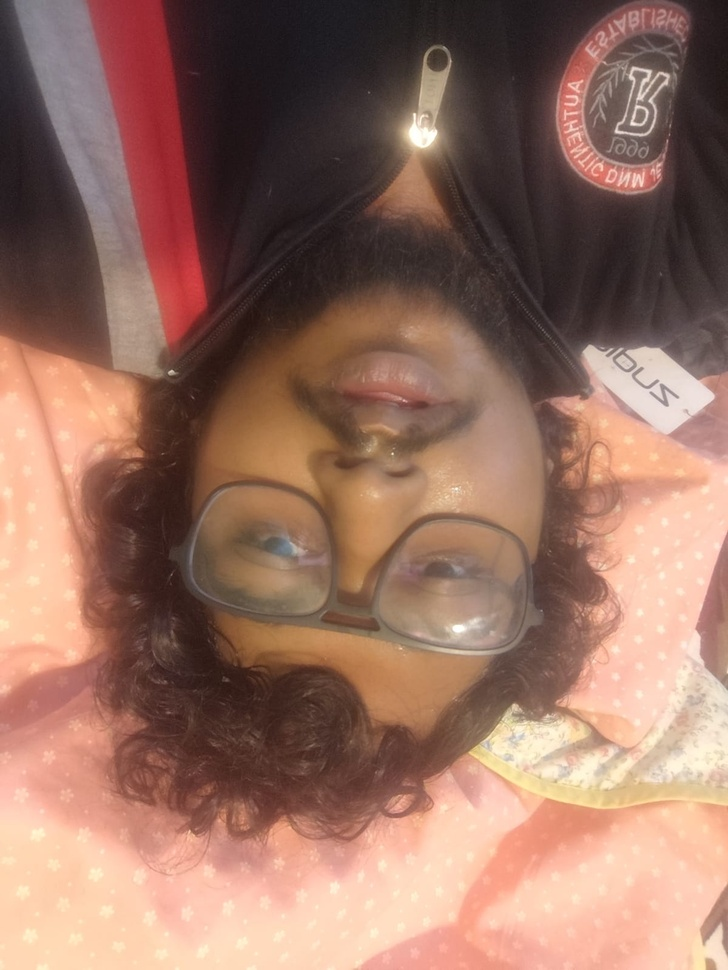
#> input picture database/Anish/pic1.jpeg, 728 x 970 px, shrunk from 1200 x 1599 before the run
$ python -i image_quality.py   (imports and definitions only)   (older library calls are emulated)
#> lines starting #> are read from the running program, lines starting #| are printed output that depends on the picture
import cv2
import numpy as np

# [76 lines left out: functions assess_image_quality, is_face_quality_acceptable, not called in this run]


def enhance_face_image(img):
    """
    Apply quality enhancements to face image.

    Args:
        img: Face image in RGB

    Returns:
        Enhanced image
    """
    # Convert to LAB for better enhancement
    lab = cv2.cvtColor(img, cv2.COLOR_RGB2LAB)
#> lab: shape (970, 728, 3); mean of channels 0, 1, 2 127.1, 141, 141.9
    l, a, b = cv2.split(lab)
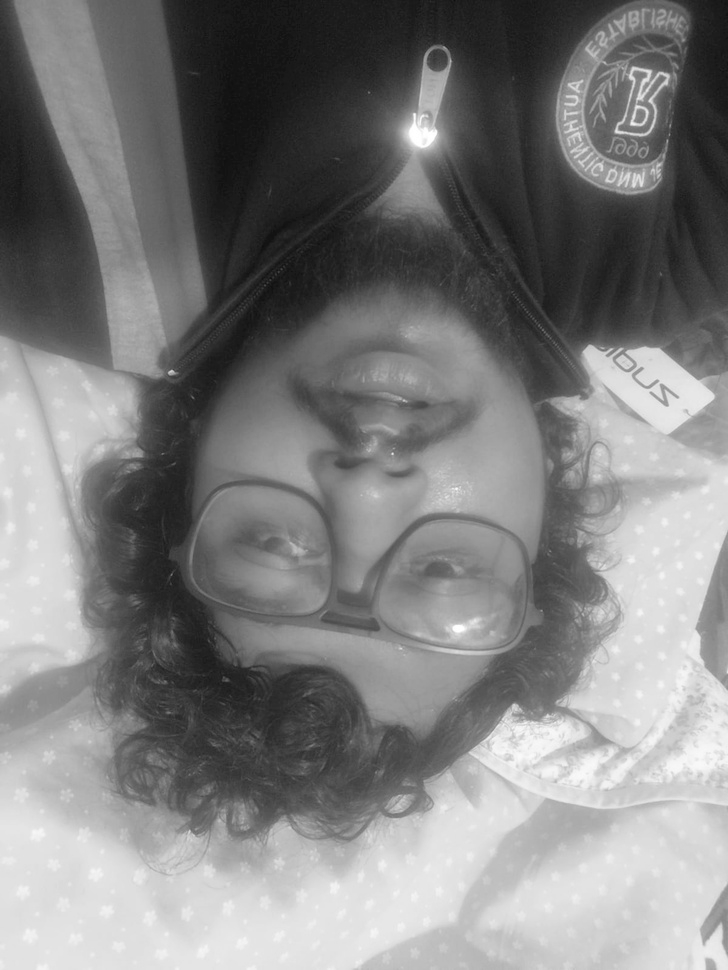
#> l: shape (970, 728); min 14, max 255, mean 127.1
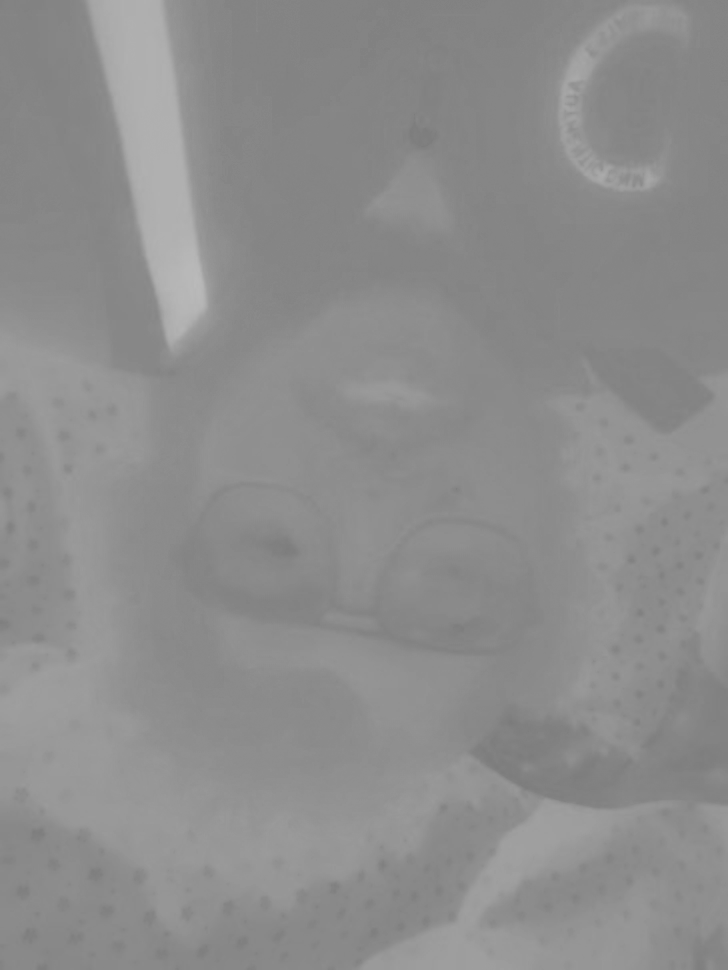
#> a: shape (970, 728); min 123, max 186, mean 141
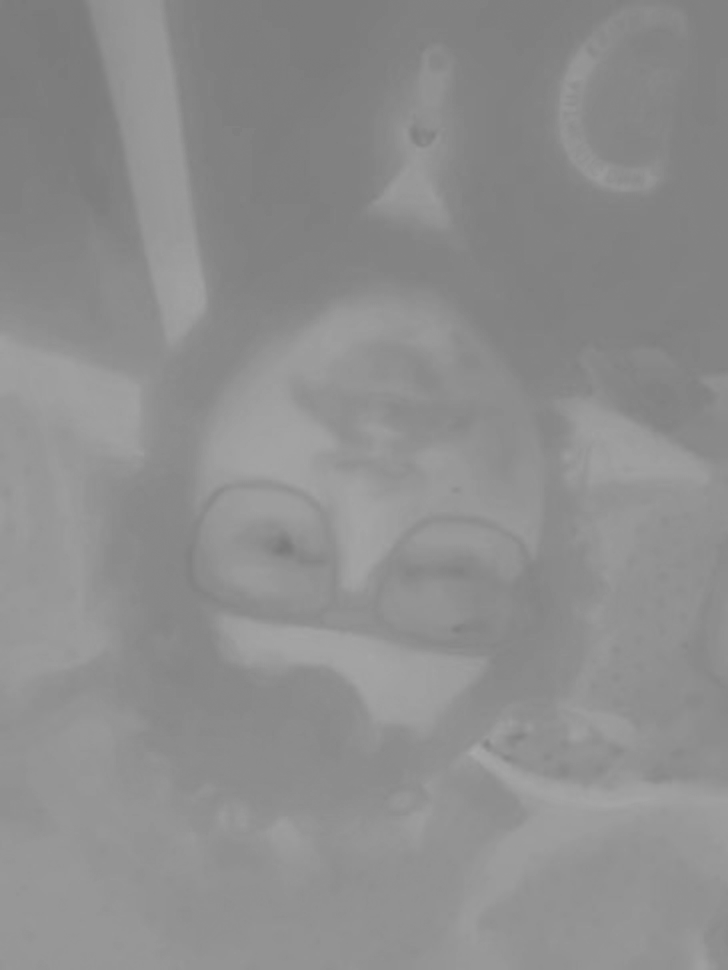
#> b: shape (970, 728); min 121, max 169, mean 141.9

    # 1. CLAHE on L channel (already applied, but ensure it's there)
    clahe = cv2.createCLAHE(clipLimit=2.5, tileGridSize=(8,8))
    l_enhanced = clahe.apply(l)
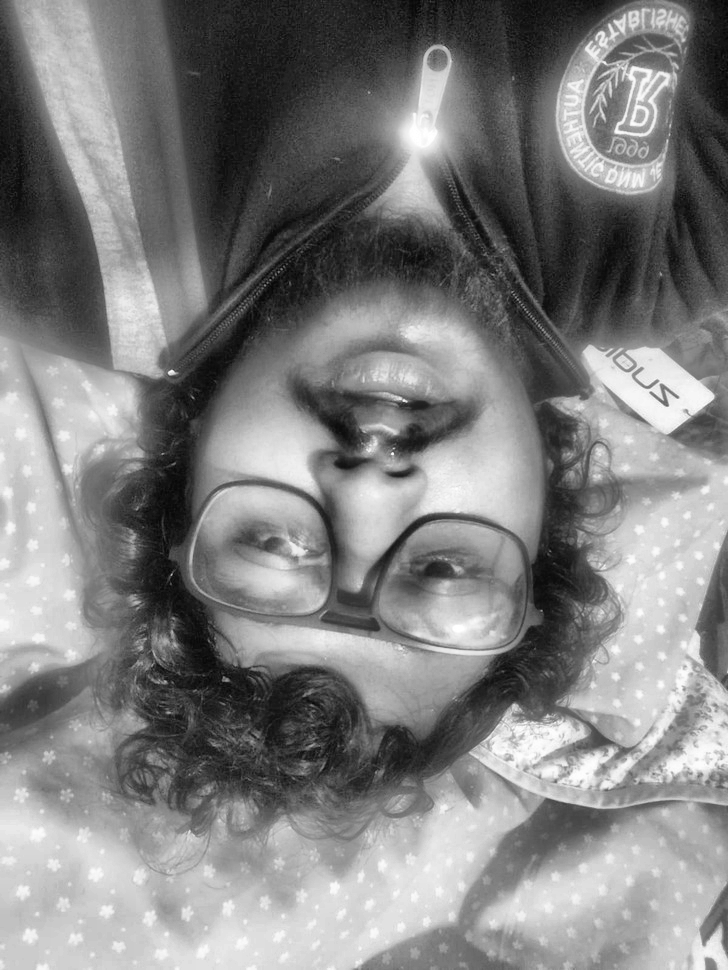
#> l_enhanced: shape (970, 728); min 5, max 255, mean 127.7

    # 2. Mild sharpening
    kernel = np.array([[-0.5, -0.5, -0.5],
                       [-0.5,  5.0, -0.5],
                       [-0.5, -0.5, -0.5]])
    l_sharpened = cv2.filter2D(l_enhanced, -1, kernel)

    # Blend 70% enhanced, 30% sharpened
    l_final = cv2.addWeighted(l_enhanced, 0.7, l_sharpened, 0.3, 0)

    # 3. Merge back and convert to RGB
    lab_enhanced = cv2.merge((l_final, a, b))
#> lab_enhanced: shape (970, 728, 3); mean of channels 0, 1, 2 127.7, 141, 141.9
    rgb_enhanced = cv2.cvtColor(lab_enhanced, cv2.COLOR_LAB2RGB)
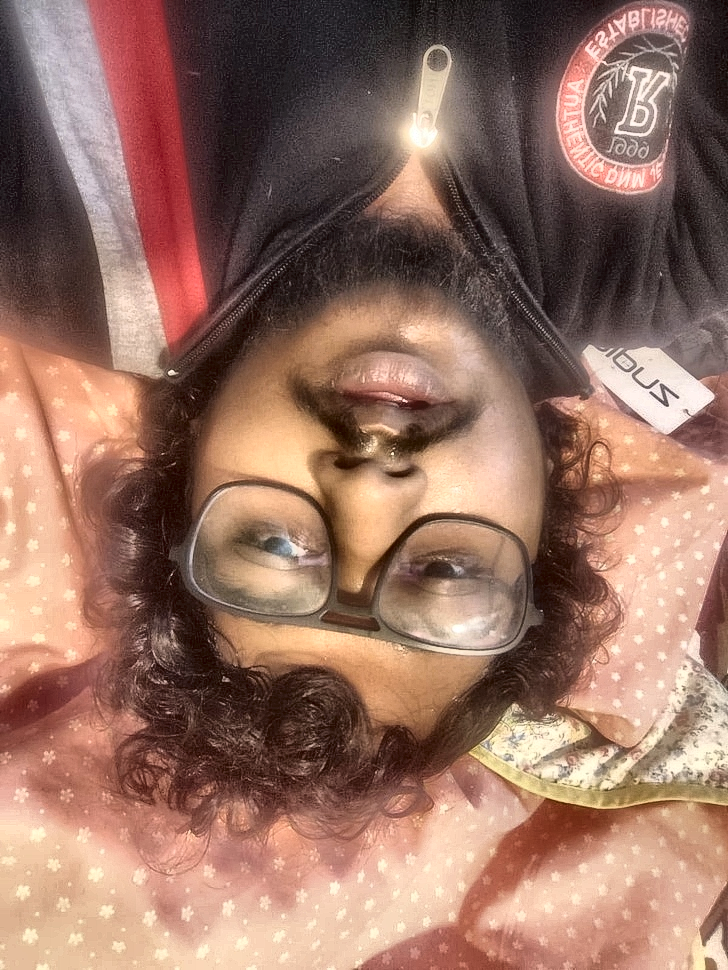
#> rgb_enhanced: shape (970, 728, 3); mean R, G, B 150.8, 113.5, 98.6

    # 4. Ensure uint8 range
    rgb_enhanced = np.clip(rgb_enhanced, 0, 255).astype(np.uint8)

    return rgb_enhanced

>>> import cv2
>>> picture = cv2.cvtColor(cv2.imread('../../database/Anish/pic1.jpeg'), cv2.COLOR_BGR2RGB)
>>> result = enhance_face_image(picture)

$ run again, on database/Anish/pic10.jpeg
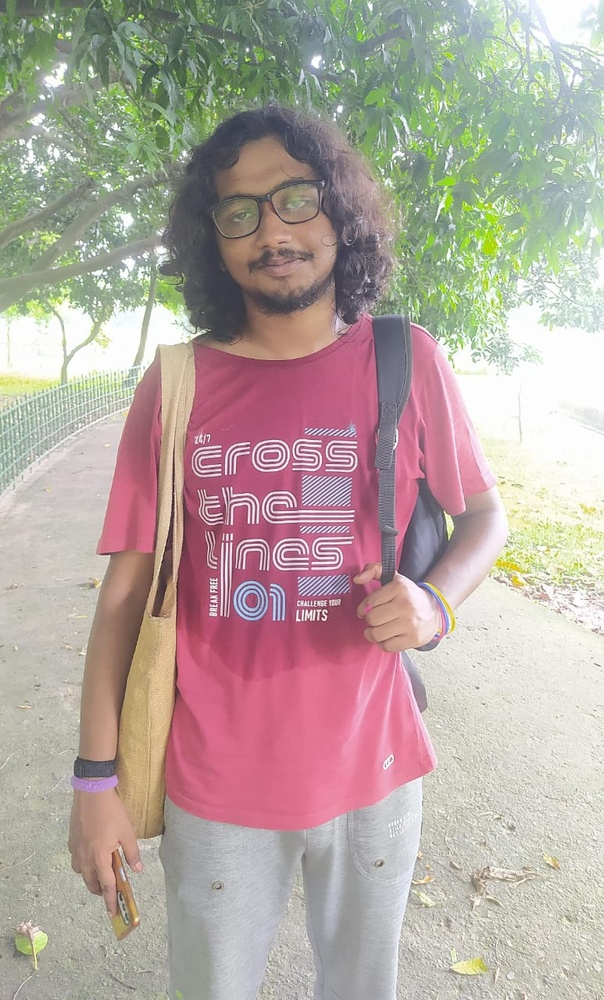
#> input picture database/Anish/pic10.jpeg, 604 x 1000 px, shrunk from 773 x 1280 before the run
#> lab: shape (1000, 604, 3); mean of channels 0, 1, 2 176.5, 132.5, 133.9
#> in enhance_face_image, `l_sharpened = cv2.filter2D(l_enhanced, -1, kernel)`:
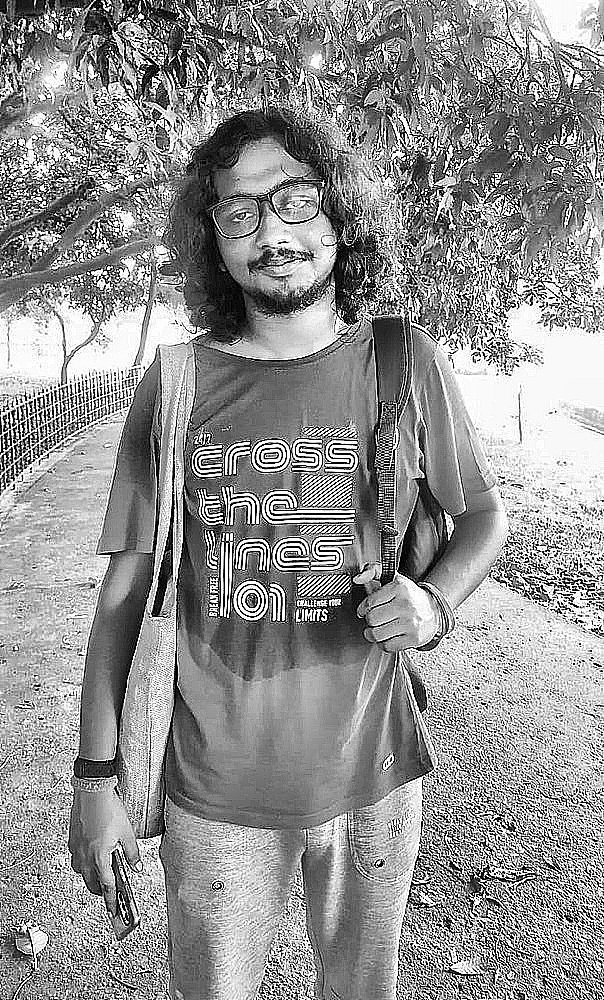
#> l_sharpened: shape (1000, 604); min 0, max 255, mean 146.3
#> lab_enhanced: shape (1000, 604, 3); mean of channels 0, 1, 2 149.8, 132.5, 133.9
#> in enhance_face_image, `rgb_enhanced = cv2.cvtColor(lab_enhanced, cv2.COLOR_LAB2RGB)`:
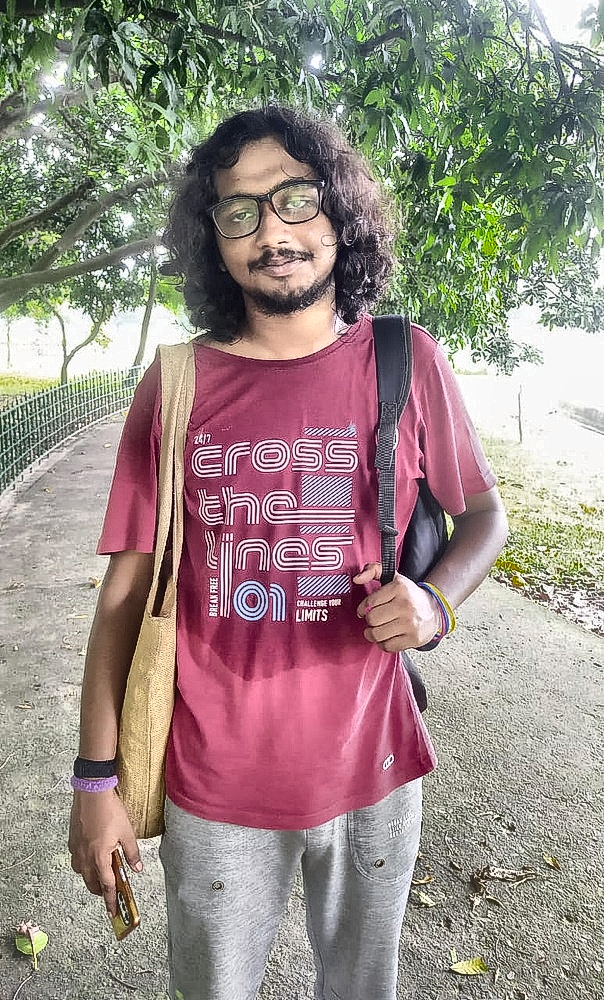
#> rgb_enhanced: shape (1000, 604, 3); mean R, G, B 153.4, 139.7, 133.7

$ run again, on database/Anish/pic11.jpeg
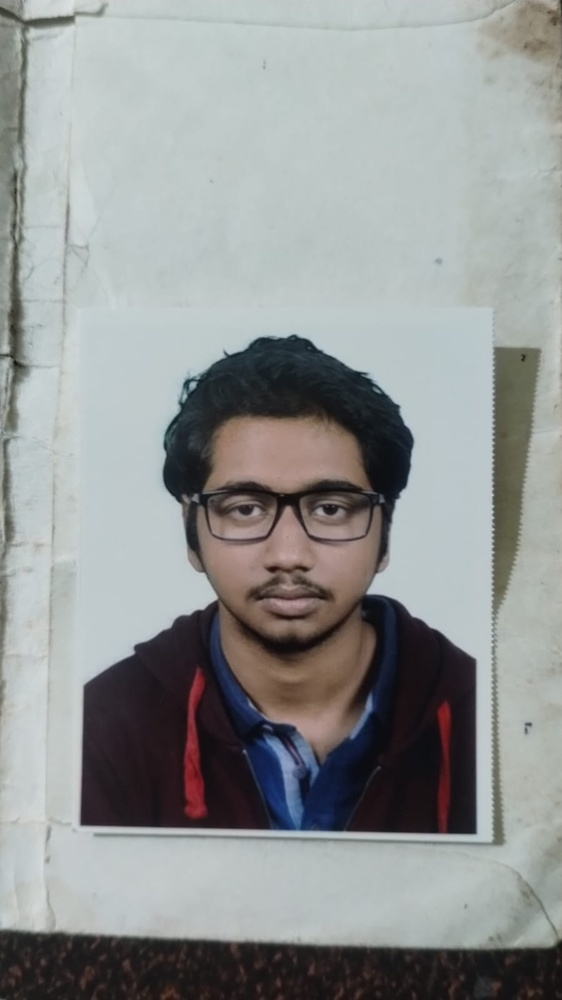
#> input picture database/Anish/pic11.jpeg, 562 x 1000 px, shrunk from 900 x 1600 before the run
#> lab: shape (1000, 562, 3); mean of channels 0, 1, 2 152.7, 127.2, 127.9
#> in enhance_face_image, `l, a, b = cv2.split(lab)`:
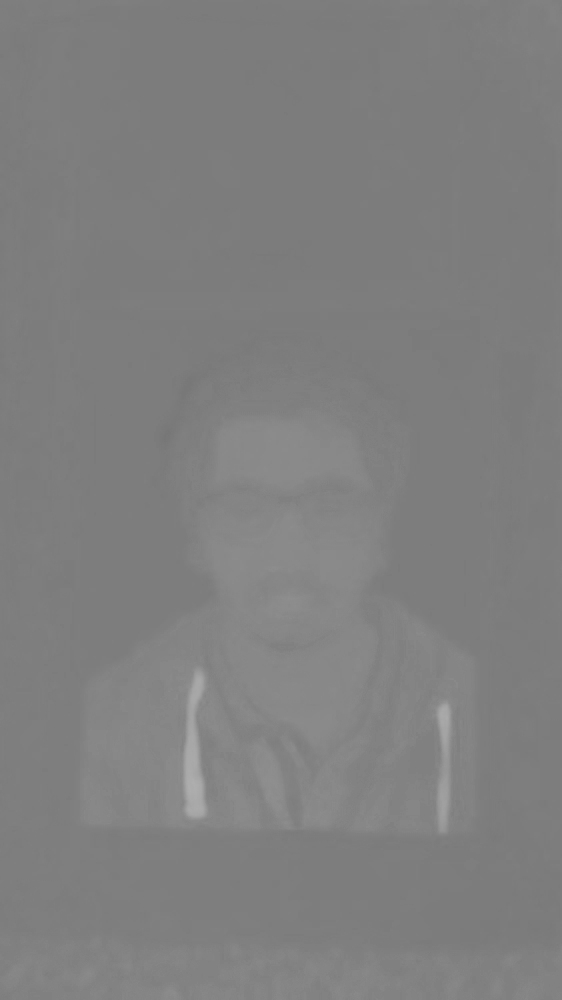
#> a: shape (1000, 562); min 118, max 174, mean 127.2
#> lab_enhanced: shape (1000, 562, 3); mean of channels 0, 1, 2 157.7, 127.2, 127.9
#> in enhance_face_image, `rgb_enhanced = cv2.cvtColor(lab_enhanced, cv2.COLOR_LAB2RGB)`:
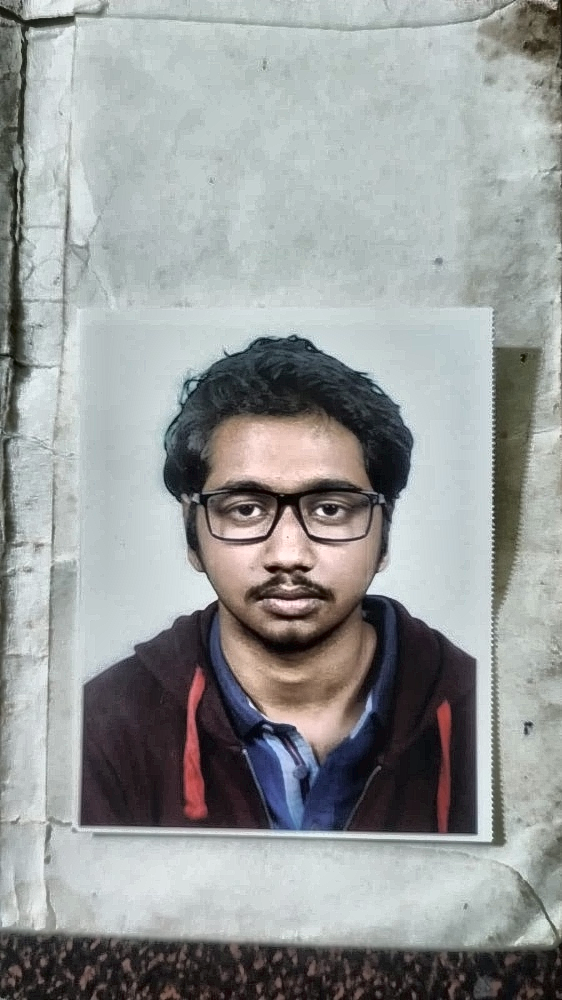
#> rgb_enhanced: shape (1000, 562, 3); mean R, G, B 150.3, 153.3, 152.8

$ run again, on database/Anish/pic12.jpeg
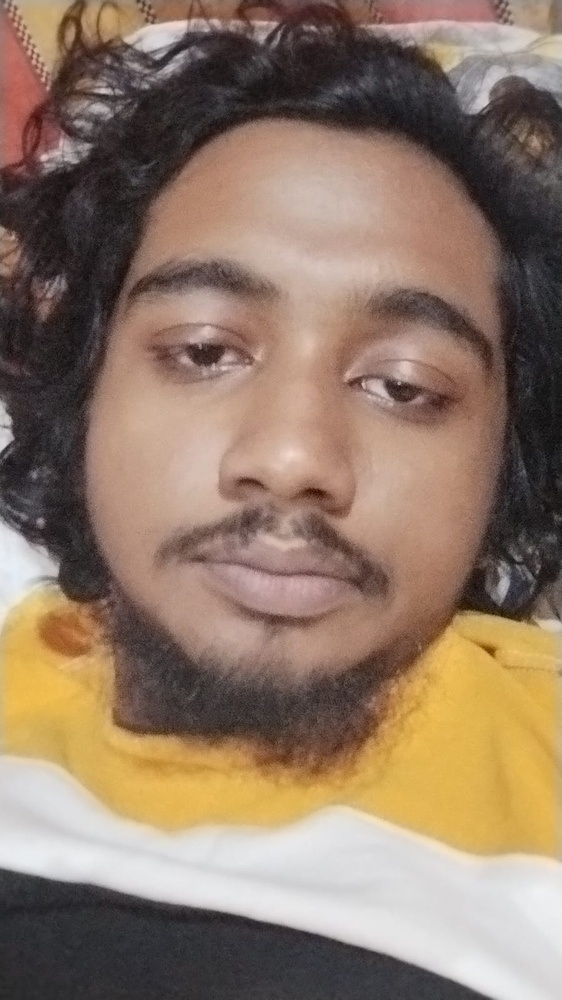
#> input picture database/Anish/pic12.jpeg, 562 x 1000 px, shrunk from 899 x 1599 before the run
#> lab: shape (1000, 562, 3); mean of channels 0, 1, 2 131, 134.6, 140.3
#> in enhance_face_image, `l_sharpened = cv2.filter2D(l_enhanced, -1, kernel)`:
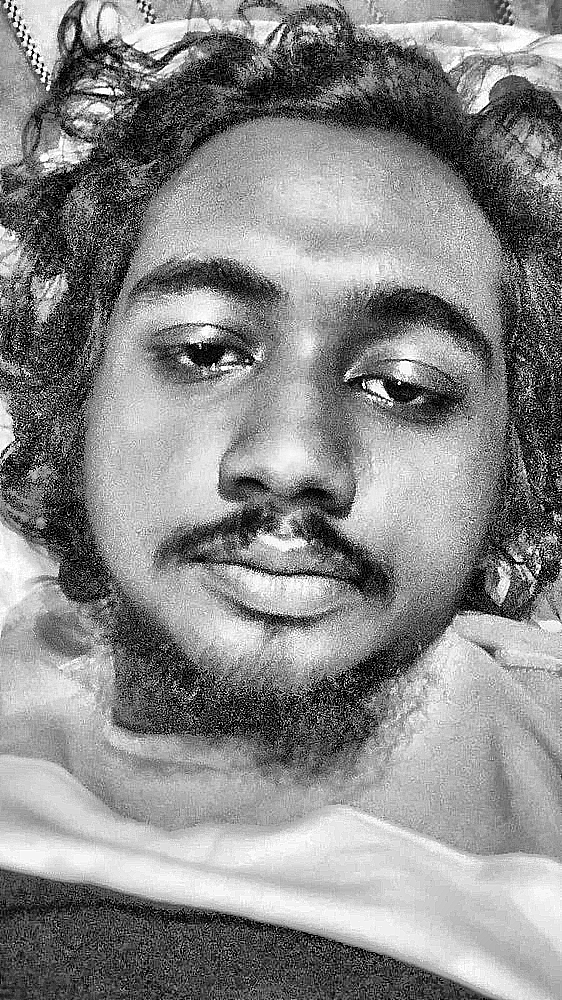
#> l_sharpened: shape (1000, 562); min 0, max 255, mean 137.8
#> lab_enhanced: shape (1000, 562, 3); mean of channels 0, 1, 2 136.5, 134.6, 140.3
#> in enhance_face_image, `rgb_enhanced = cv2.cvtColor(lab_enhanced, cv2.COLOR_LAB2RGB)`:
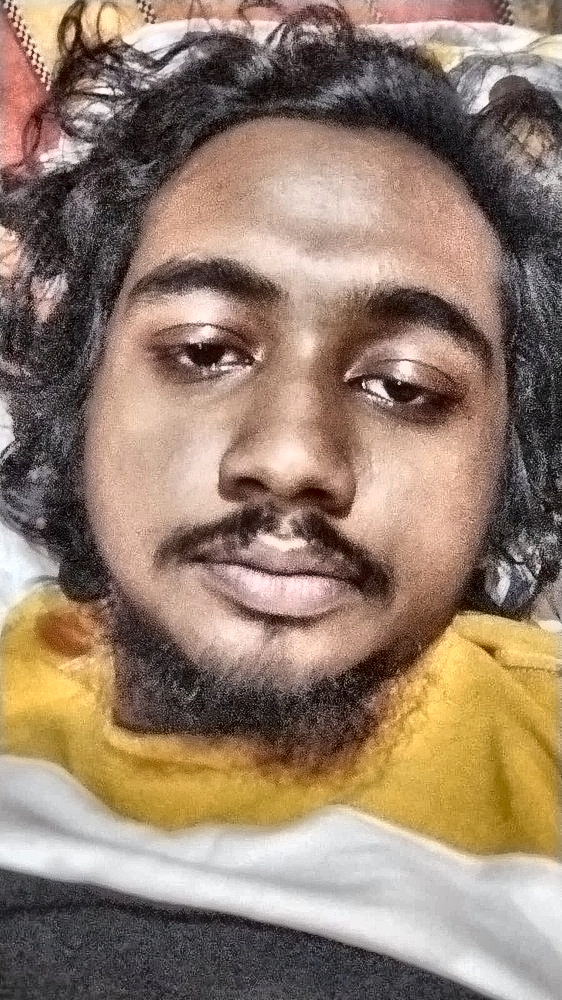
#> rgb_enhanced: shape (1000, 562, 3); mean R, G, B 148.8, 126.5, 109
